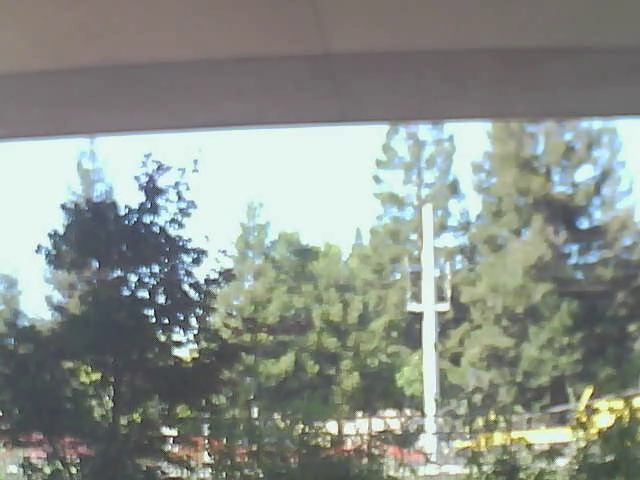
#> input picture frame 5 of test_video/train_training_1.mp4, 640 x 480 px
$ python main.py
#> lines starting #> are read from the running program, lines starting #| are printed output that depends on the picture; pictures that were not available may be replaced by others from this repository, and a replacement may not be noted
### train_training_1.py
import cv2
import numpy as np
import pandas as pd
import matplotlib.pyplot as plt


def movement_training_1(video_filepath, k=31, nb_frame=0, alpha=0.02,
                      motion_thresh=30, come_thresh=0.13, leave_thresh=0.13, leave_thresh_m=3,
                      lt_tlx=250, lt_tly=270, lt_brx=310, lt_bry=320,
                      rt_tlx=580, rt_tly=270, rt_brx=640, rt_bry=320):
    feed = cv2.VideoCapture(video_filepath)
    nb_pixels_in_motion = []
    nb_pixels_in_motion_lt = []
    nb_pixels_in_motion_rt = []
    running_avg = None
    running_avg_lt = None
    running_avg_rt = None
    count_coming = 0
    count_leaving = 0
    train_num = 0
    global text
    text = ''
    while feed.isOpened():
        nb_frame += 1
        current_frame = feed.read()[1]
        if current_frame is None:
            break
        cv2.rectangle(current_frame, (lt_tlx, lt_tly), (lt_brx, lt_bry), (0, 255, 0), 3)
        cv2.rectangle(current_frame, (rt_tlx, rt_tly), (rt_brx, rt_bry), (0, 255, 0), 3)
        gray_frame = cv2.cvtColor(current_frame, cv2.COLOR_BGR2GRAY)
        smooth_frame = cv2.GaussianBlur(gray_frame, (k, k), 0)
        smooth_frame_lt = smooth_frame[lt_tly:lt_bry, lt_tlx:lt_brx]
        smooth_frame_rt = smooth_frame[rt_tly:rt_bry, rt_tlx:rt_brx]
        if running_avg is None:
            running_avg = np.float32(smooth_frame)
        if running_avg_lt is None:
            running_avg_lt = np.float32(smooth_frame_lt)
        if running_avg_rt is None:
            running_avg_rt = np.float32(smooth_frame_rt)
        diff = cv2.absdiff(np.float32(smooth_frame), np.float32(running_avg))
        diff_lt_rec = cv2.absdiff(np.float32(smooth_frame_lt), np.float32(running_avg_lt))
        diff_rt_rec = cv2.absdiff(np.float32(smooth_frame_rt), np.float32(running_avg_rt))
        cv2.accumulateWeighted(np.float32(smooth_frame), running_avg, alpha)
        cv2.accumulateWeighted(np.float32(smooth_frame_lt), running_avg_lt, alpha)
        cv2.accumulateWeighted(np.float32(smooth_frame_rt), running_avg_rt, alpha)
        _, subtracted = cv2.threshold(diff, motion_thresh, 255, cv2.THRESH_BINARY)
        _, subtracted_lt = cv2.threshold(diff_lt_rec, motion_thresh, 255, cv2.THRESH_BINARY)
        _, subtracted_rt = cv2.threshold(diff_rt_rec, motion_thresh, 255, cv2.THRESH_BINARY)
        nb_pixels_in_motion.append({'Frame': nb_frame,
                                    'RatioPixel': np.count_nonzero(subtracted)/subtracted.size})
        nb_pixels_in_motion_lt.append({'Frame': nb_frame,
                                       'RatioPixel': np.count_nonzero(subtracted_lt)/subtracted_lt.size})
        frame_motion_lt = nb_pixels_in_motion_lt[-1]['RatioPixel']
        nb_pixels_in_motion_rt.append({'Frame': nb_frame,
                                       'RatioPixel': np.count_nonzero(subtracted_rt)/subtracted_rt.size})
        frame_motion_rt = nb_pixels_in_motion_rt[-1]['RatioPixel']
        frame_motion_diff = frame_motion_lt - frame_motion_rt
        if count_coming == 0:
            if (frame_motion_lt > come_thresh or frame_motion_rt > come_thresh) and \
                    frame_motion_diff > come_thresh:
                count_coming += 1
                print("COMING DIRECTION: left at frame " + str(nb_pixels_in_motion_lt[-1]['Frame']))
                if text == '':
                    text = "COMING DIRECTION: left at frame " + str(nb_pixels_in_motion_lt[-1]['Frame'])
                else:
                    text = text + '\n' + "COMING DIRECTION: left at frame " + str(nb_pixels_in_motion_lt[-1]['Frame'])
            if (frame_motion_lt > come_thresh or frame_motion_rt > come_thresh) and \
                    frame_motion_diff < -come_thresh:
                count_coming += 1
                print("COMING DIRECTION: right at frame " + str(nb_pixels_in_motion_lt[-1]['Frame']))
                if text == '':
                    text = "COMING DIRECTION: right at frame " + str(nb_pixels_in_motion_lt[-1]['Frame'])
                else:
                    text = text + '\n' + "COMING DIRECTION: right at frame " + str(nb_pixels_in_motion_lt[-1]['Frame'])
        else:
            if (frame_motion_lt < leave_thresh or frame_motion_rt < leave_thresh or
                frame_motion_lt/frame_motion_rt > leave_thresh_m) and \
                    frame_motion_diff > leave_thresh and count_leaving == 0:
                count_leaving += 1
                print("LEAVING DIRECTION: left at frame " + str(nb_pixels_in_motion_lt[-1]['Frame']))
                text = text + '\n' + "LEAVING DIRECTION: left at frame " + str(nb_pixels_in_motion_lt[-1]['Frame'])
            if (frame_motion_lt < leave_thresh or frame_motion_rt < leave_thresh or
                frame_motion_rt/frame_motion_lt > leave_thresh_m) and \
                    frame_motion_diff < -leave_thresh and count_leaving == 0:
                count_leaving += 1
                print("LEAVING DIRECTION: right at frame " + str(nb_pixels_in_motion_lt[-1]['Frame']))
                text = text + '\n' + "LEAVING DIRECTION: right at frame " + str(nb_pixels_in_motion_lt[-1]['Frame'])
        if count_coming == count_leaving and count_coming * count_leaving != 0:
            count_coming = 0
            count_leaving = 0
            train_num += 1
            print("NUMBER OF TRAINS PASSING BY: " + str(train_num))
            text = text + '\n' + "NUMBER OF TRAINS PASSING BY: " + str(train_num) + '\n' + ''
        smooth_frame = cv2.cvtColor(smooth_frame, cv2.COLOR_GRAY2BGR)
        subtracted = cv2.cvtColor(subtracted, cv2.COLOR_GRAY2BGR)
        img_out = np.zeros((int(current_frame.shape[0]), int(current_frame.shape[1] + current_frame.shape[1] / 2), 3),
                           dtype=np.uint8)
        img_out[0:int(current_frame.shape[0]), 0:int(current_frame.shape[1]), :] = \
            cv2.resize(current_frame, (int(current_frame.shape[1]), int(current_frame.shape[0])))
        img_out[0:int(current_frame.shape[0] / 2), int(current_frame.shape[1]):int(current_frame.shape[1] + current_frame.shape[1] / 2), :] = \
            cv2.resize(smooth_frame, (int(current_frame.shape[1] / 2), int(current_frame.shape[0] / 2)))
        img_out[int(current_frame.shape[0] / 2):int(current_frame.shape[0]), int(current_frame.shape[1]):int(current_frame.shape[1] + current_frame.shape[1] / 2), :] = \
            cv2.resize(subtracted, (int(current_frame.shape[1] / 2), int(current_frame.shape[0] / 2)))
        y0, dy = 20, 20
        for i, line in enumerate(text.split('\n')):
            y = y0 + i * dy
            cv2.putText(img_out, line, (20, y), cv2.FONT_HERSHEY_SIMPLEX, 0.5, (255, 0, 0), 1, lineType=cv2.LINE_AA)
        cv2.imshow('Result', img_out)
        if cv2.waitKey(50) & 0xFF == ord('q'):
            break
    df = pd.DataFrame(nb_pixels_in_motion)
    df = df.set_index('Frame')
    df_lt = pd.DataFrame(nb_pixels_in_motion_lt)
    df_lt = df_lt.set_index('Frame')
    df_rt = pd.DataFrame(nb_pixels_in_motion_rt)
    df_rt = df_rt.set_index('Frame')
    cv2.destroyAllWindows()
    feed.release()
    return df, df_lt, df_rt, train_num


# [16 lines left out: function adjustment, not called in this run]


# [11 lines that do not run on import are left out]

### train_training_2.py
import cv2
import numpy as np
import pandas as pd
import matplotlib.pyplot as plt


def movement_training_2(video_filepath, k=21, nb_frame=0, alpha=0.30,
                     motion_thresh=15, come_thresh=0.1, leave_thresh=0.1, lag_thresh=0.006, motion_single_thresh = 0.001,
                     lt_tlx=150, lt_tly=10, lt_brx=250, lt_bry=130,
                     rt_tlx=260, rt_tly=50, rt_brx=360, rt_bry=170):
    feed = cv2.VideoCapture(video_filepath)
    nb_pixels_in_motion = []
    nb_pixels_in_motion_lt = []
    nb_pixels_in_motion_rt = []
    running_avg = None
    running_avg_lt = None
    running_avg_rt = None
    frame_motion_lt_lag = []
    frame_motion_rt_lag = []
    frame_motion_diff_lag = []
    count_coming = 0
    count_leaving = 0
    train_num = 0
    global text
    text = ''
    while feed.isOpened():
        nb_frame += 1
        current_frame = feed.read()[1]
        if current_frame is None:
            break
        cv2.rectangle(current_frame, (lt_tlx, lt_tly), (lt_brx, lt_bry), (0, 255, 0), 3)
        cv2.rectangle(current_frame, (rt_tlx, rt_tly), (rt_brx, rt_bry), (0, 255, 0), 3)
        gray_frame = cv2.cvtColor(current_frame, cv2.COLOR_BGR2GRAY)
        smooth_frame = cv2.GaussianBlur(gray_frame, (k, k), 0)
        smooth_frame_lt = smooth_frame[lt_tly:lt_bry, lt_tlx:lt_brx]
        smooth_frame_rt = smooth_frame[rt_tly:rt_bry, rt_tlx:rt_brx]
        if running_avg is None:
            running_avg = np.float32(smooth_frame)
        if running_avg_lt is None:
            running_avg_lt = np.float32(smooth_frame_lt)
        if running_avg_rt is None:
            running_avg_rt = np.float32(smooth_frame_rt)
        diff = cv2.absdiff(np.float32(smooth_frame), np.float32(running_avg))
        diff_lt_rec = cv2.absdiff(np.float32(smooth_frame_lt), np.float32(running_avg_lt))
        diff_rt_rec = cv2.absdiff(np.float32(smooth_frame_rt), np.float32(running_avg_rt))
        cv2.accumulateWeighted(np.float32(smooth_frame), running_avg, alpha)
        cv2.accumulateWeighted(np.float32(smooth_frame_lt), running_avg_lt, alpha)
        cv2.accumulateWeighted(np.float32(smooth_frame_rt), running_avg_rt, alpha)
        _, subtracted = cv2.threshold(diff, motion_thresh, 255, cv2.THRESH_BINARY)
        _, subtracted_lt = cv2.threshold(diff_lt_rec, motion_thresh, 255, cv2.THRESH_BINARY)
        _, subtracted_rt = cv2.threshold(diff_rt_rec, motion_thresh, 255, cv2.THRESH_BINARY)
        nb_pixels_in_motion.append({'Frame': nb_frame,
                                    'RatioPixel': np.count_nonzero(subtracted)/subtracted.size})
        nb_pixels_in_motion_lt.append({'Frame': nb_frame,
                                       'RatioPixel': np.count_nonzero(subtracted_lt)/subtracted_lt.size})
        frame_motion_lt = nb_pixels_in_motion_lt[-1]['RatioPixel']
        nb_pixels_in_motion_rt.append({'Frame': nb_frame,
                                       'RatioPixel': np.count_nonzero(subtracted_rt)/subtracted_rt.size})
        frame_motion_rt = nb_pixels_in_motion_rt[-1]['RatioPixel']
        frame_motion_diff = frame_motion_lt - frame_motion_rt
        frame_motion_lt_lag.append(frame_motion_lt)
        frame_motion_rt_lag.append(frame_motion_rt)
        frame_motion_diff_lag.append(frame_motion_diff)
        if count_coming == 0:
            if frame_motion_lt > come_thresh or frame_motion_rt > come_thresh:
                count_coming += 1
        else:
            if count_leaving == 0:
                if frame_motion_lt < motion_single_thresh and frame_motion_lt_lag[-2] < lag_thresh and \
                        frame_motion_lt_lag[-3] < lag_thresh and frame_motion_lt_lag[-4] > lag_thresh:
                    if frame_motion_diff < -leave_thresh:
                        count_leaving += 1
                        print("MOVING DIRECTION: right at frame " + str(nb_pixels_in_motion_lt[-1]['Frame'] - 3))
                        if text == '':
                            text = "MOVING DIRECTION: right at frame " + str(nb_pixels_in_motion_lt[-1]['Frame'] - 3)
                        else:
                            text = text + '\n' + "MOVING DIRECTION: right at frame " + str(nb_pixels_in_motion_lt[-1]['Frame'] - 3)
                if frame_motion_rt < motion_single_thresh and frame_motion_rt_lag[-2] < lag_thresh and \
                        frame_motion_rt_lag[-3] < lag_thresh and frame_motion_rt_lag[-4] > lag_thresh:
                    if frame_motion_diff > leave_thresh:
                        count_leaving += 1
                        print("MOVING DIRECTION: left at frame " + str(nb_pixels_in_motion_rt[-1]['Frame'] - 3))
                        if text == '':
                            text = "MOVING DIRECTION: left at frame " + str(nb_pixels_in_motion_rt[-1]['Frame'] - 3)
                        else:
                            text = text + '\n' + "MOVING DIRECTION: left at frame " + \
                                   str(nb_pixels_in_motion_rt[-1]['Frame'] - 3)
        if count_coming == count_leaving and count_coming * count_leaving != 0:
            count_coming = 0
            count_leaving = 0
            train_num += 1
            print("NUMBER OF TRAINS PASSING BY: " + str(train_num))
            text = text + '\n' + "NUMBER OF TRAINS PASSING BY: " + str(train_num) + '\n' + ''
        smooth_frame = cv2.cvtColor(smooth_frame, cv2.COLOR_GRAY2BGR)
        subtracted = cv2.cvtColor(subtracted, cv2.COLOR_GRAY2BGR)
        img_out = np.zeros((int(current_frame.shape[0]), int(current_frame.shape[1] + current_frame.shape[1] / 2), 3),
                           dtype=np.uint8)
        img_out[0:int(current_frame.shape[0]), 0:int(current_frame.shape[1]), :] = \
            cv2.resize(current_frame, (int(current_frame.shape[1]), int(current_frame.shape[0])))
        img_out[0:int(current_frame.shape[0] / 2), int(current_frame.shape[1]):int(current_frame.shape[1] + current_frame.shape[1] / 2), :] = \
            cv2.resize(smooth_frame, (int(current_frame.shape[1] / 2), int(current_frame.shape[0] / 2)))
        img_out[int(current_frame.shape[0] / 2):int(current_frame.shape[0]), int(current_frame.shape[1]):int(current_frame.shape[1] + current_frame.shape[1] / 2), :] = \
            cv2.resize(subtracted, (int(current_frame.shape[1] / 2), int(current_frame.shape[0] / 2)))
        y0, dy = 20, 20
        for i, line in enumerate(text.split('\n')):
            y = y0 + i * dy
            cv2.putText(img_out, line, (20, y), cv2.FONT_HERSHEY_SIMPLEX, 0.5, (255, 0, 0), 1, lineType=cv2.LINE_AA)
        cv2.imshow('Result', img_out)
        if cv2.waitKey(5) & 0xFF == ord('q'):
            break
    df = pd.DataFrame(nb_pixels_in_motion)
    df = df.set_index('Frame')
    df_lt = pd.DataFrame(nb_pixels_in_motion_lt)
    df_lt = df_lt.set_index('Frame')
    df_rt = pd.DataFrame(nb_pixels_in_motion_rt)
    df_rt = df_rt.set_index('Frame')
    cv2.destroyAllWindows()
    feed.release()
    return df, df_lt, df_rt, train_num


# [6 lines that do not run on import are left out]

### main.py
import matplotlib.pyplot as plt
from train_training_1 import movement_training_1
from train_training_2 import movement_training_2


if __name__ == "__main__":
    print("'train_training_1.mp4' video test:")
    motion_df, motion_df_lt, motion_df_rt, _ = movement_training_1('test_video/train_training_1.mp4')
#> in movement_training_1, current_frame is the input picture: shape (480, 640, 3); mean B, G, R 138.4, 145.7, 139.3
#> in movement_training_1, `smooth_frame = cv2.GaussianBlur(gray_frame, (k, k), 0)`:
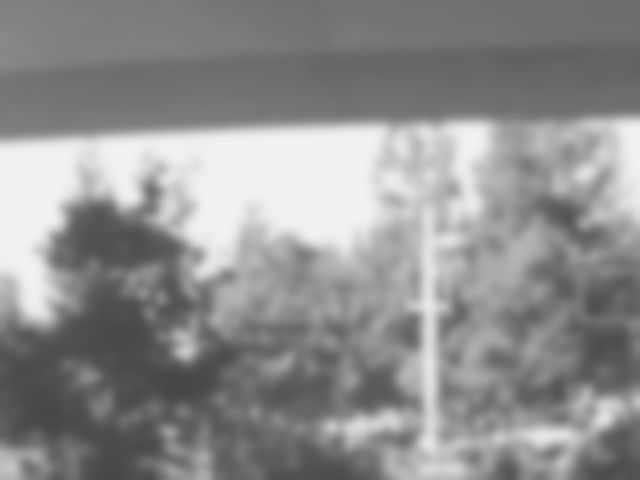
#> smooth_frame: shape (480, 640); min 70, max 241, mean 143.1
#> in movement_training_1, `smooth_frame_rt = smooth_frame[rt_tly:rt_bry, rt_tlx:rt_brx]`:
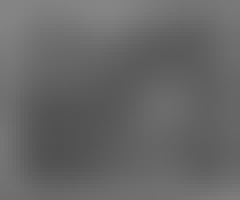
#> smooth_frame_rt: shape (50, 60) (shown 4 times larger); min 80, max 133, mean 103.1
#> in movement_training_1, `frame_motion_lt = nb_pixels_in_motion_lt[-1]['RatioPixel']`: frame_motion_lt = 0
#> in movement_training_1, `img_out[0:int(current_frame.shape[0] / 2), int(current_frame.shape[1])..`:
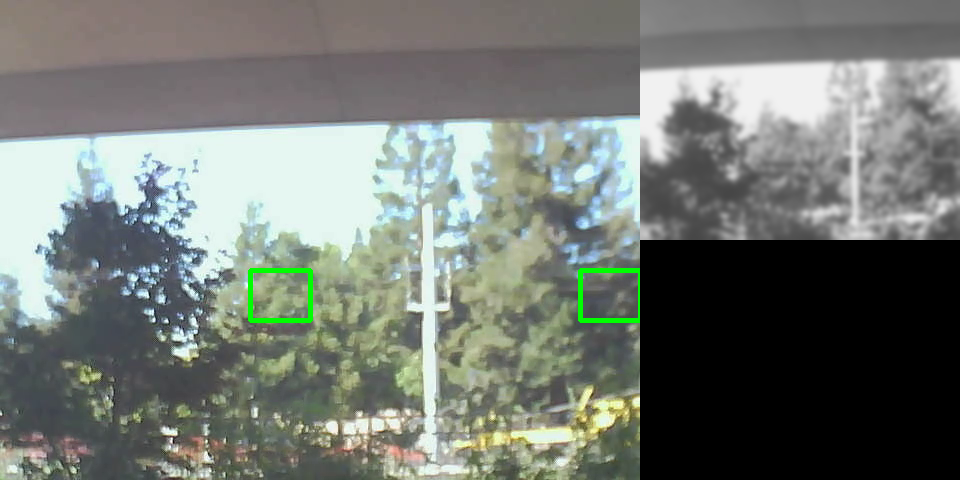
#> img_out: shape (480, 960, 3); mean B, G, R 115.7, 121.6, 116.2
#> (key q is pressed here)
#> in movement_training_1, `df = pd.DataFrame(nb_pixels_in_motion)`: df = table of 1 rows and 2 columns
#> in movement_training_1, `df = df.set_index('Frame')`: df = table of 1 rows and 1 columns
#> in movement_training_1, `df_lt = pd.DataFrame(nb_pixels_in_motion_lt)`: df_lt = table of 1 rows and 2 columns
#> in movement_training_1, `df_lt = df_lt.set_index('Frame')`: df_lt = table of 1 rows and 1 columns
#> in movement_training_1, `df_rt = pd.DataFrame(nb_pixels_in_motion_rt)`: df_rt = table of 1 rows and 2 columns
#> in movement_training_1, `df_rt = df_rt.set_index('Frame')`: df_rt = table of 1 rows and 1 columns
#> motion_df = table of 1 rows and 1 columns; motion_df_lt = table of 1 rows and 1 columns; motion_df_rt = table of 1 rows and 1 columns
    motion_df.plot()
    motion_df_lt.plot()
    motion_df_rt.plot()
    plt.show()
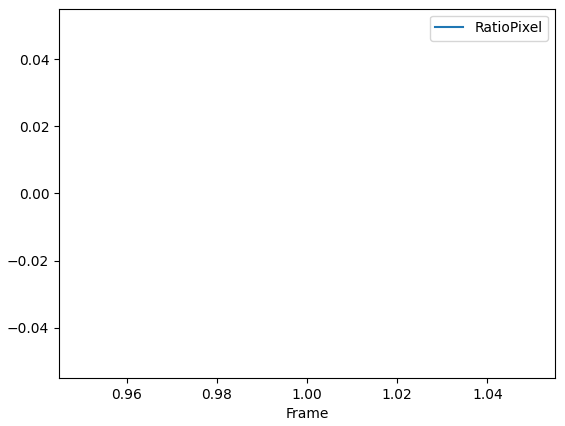
#> figure drawn by matplotlib, 1 panel
    print('')
    print("'train_training_1_reversed.mp4' reversed video test")
    motion_df, motion_df_lt, motion_df_rt, _ = movement_training_1('test_video/train_training_1_reversed.mp4')
#> (key Esc is pressed here)
#> motion_df = table of 4 rows and 1 columns; motion_df_lt = table of 4 rows and 1 columns; motion_df_rt = table of 4 rows and 1 columns
    motion_df.plot()
    motion_df_lt.plot()
    motion_df_rt.plot()
    plt.show()

    print('')
    print("'train_training_2.mp4' video test")
    motion_df, motion_df_lt, motion_df_rt, _ = movement_training_2('test_video/train_training_2.mp4')
#> in movement_training_2, `smooth_frame_lt = smooth_frame[lt_tly:lt_bry, lt_tlx:lt_brx]`:
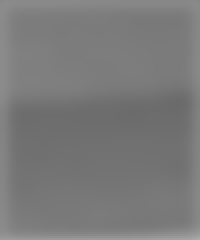
#> smooth_frame_lt: shape (120, 100) (shown 2 times larger); min 106, max 171, mean 121.7
#> in movement_training_2, `smooth_frame_rt = smooth_frame[rt_tly:rt_bry, rt_tlx:rt_brx]`:
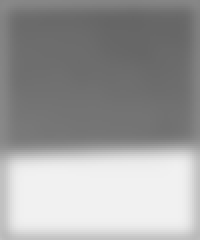
#> smooth_frame_rt: shape (120, 100) (shown 2 times larger); min 102, max 241, mean 157.5
#> in movement_training_2, `frame_motion_lt = nb_pixels_in_motion_lt[-1]['RatioPixel']`: frame_motion_lt = 0
#> in movement_training_2, `img_out[0:int(current_frame.shape[0] / 2), int(current_frame.shape[1])..`:
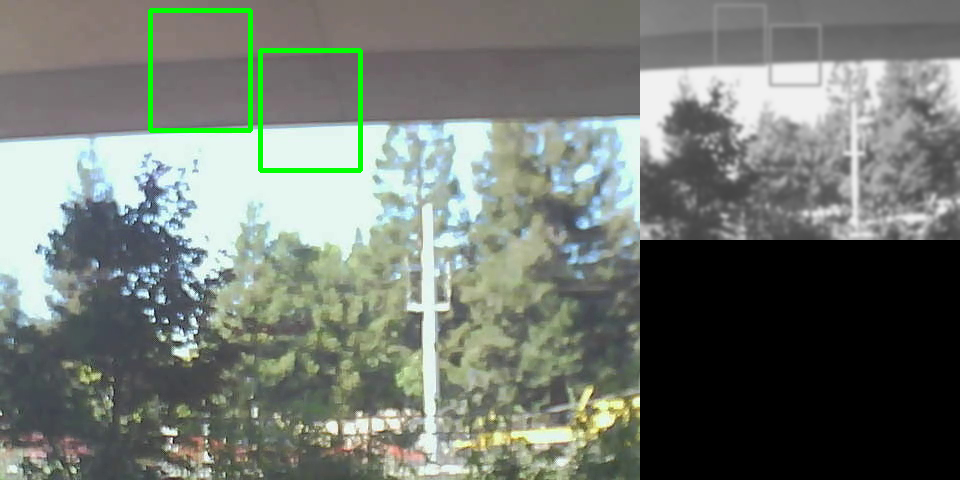
#> img_out: shape (480, 960, 3); mean B, G, R 114.7, 122, 115.3
#> (key q is pressed here)
#> in movement_training_2, `df = pd.DataFrame(nb_pixels_in_motion)`: df = table of 1 rows and 2 columns
#> in movement_training_2, `df = df.set_index('Frame')`: df = table of 1 rows and 1 columns
#> in movement_training_2, `df_lt = pd.DataFrame(nb_pixels_in_motion_lt)`: df_lt = table of 1 rows and 2 columns
#> in movement_training_2, `df_lt = df_lt.set_index('Frame')`: df_lt = table of 1 rows and 1 columns
#> in movement_training_2, `df_rt = pd.DataFrame(nb_pixels_in_motion_rt)`: df_rt = table of 1 rows and 2 columns
#> in movement_training_2, `df_rt = df_rt.set_index('Frame')`: df_rt = table of 1 rows and 1 columns
#> motion_df = table of 1 rows and 1 columns; motion_df_lt = table of 1 rows and 1 columns; motion_df_rt = table of 1 rows and 1 columns
    motion_df.plot()
    motion_df_lt.plot()
    motion_df_rt.plot()
    plt.show()
